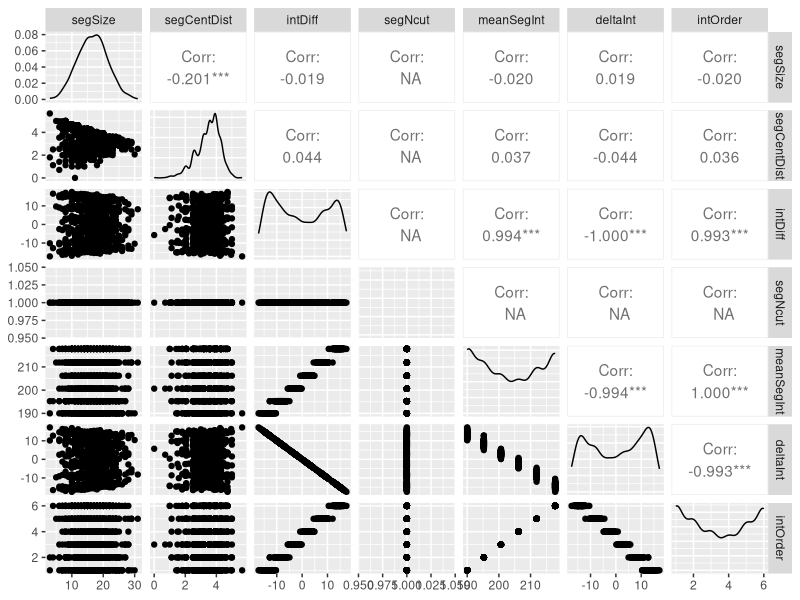
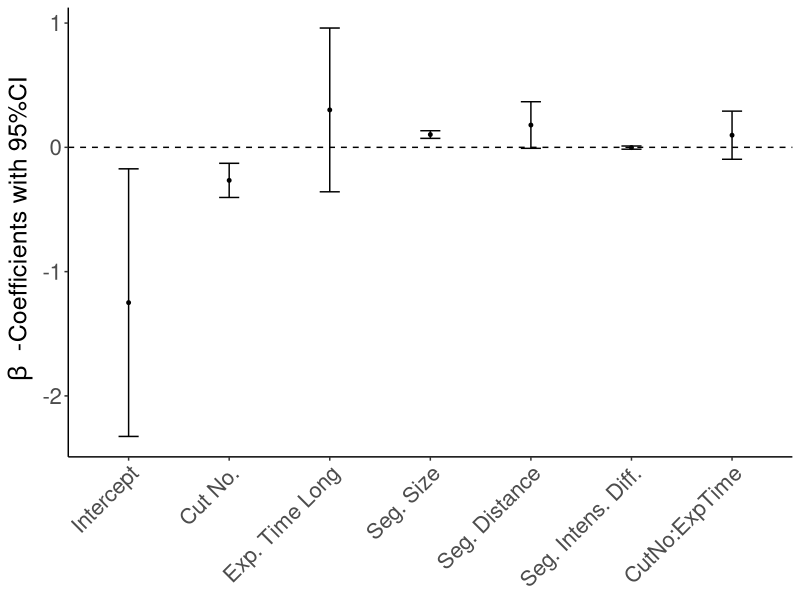
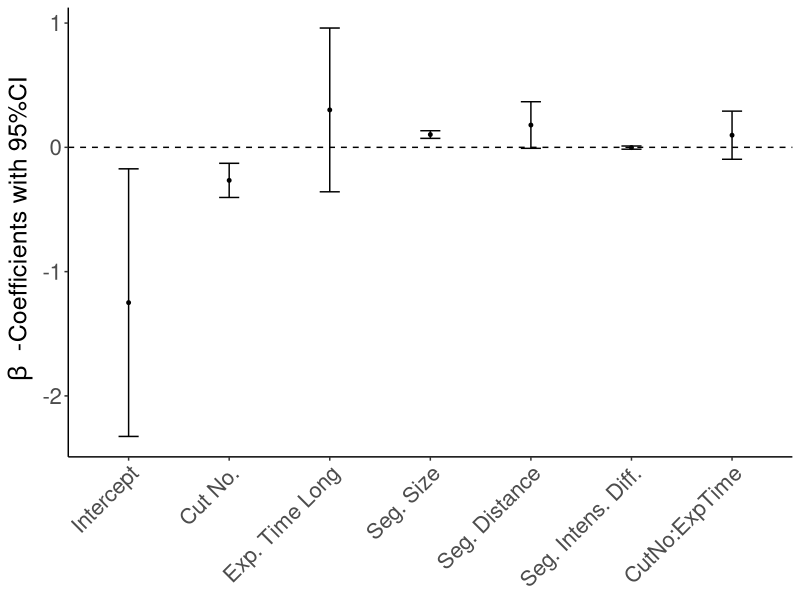

Write R code to recreate these figures, in order. (Note: this script raises an error after producing the figures.)
## ---- chunk 1
#plyr can be used to manipulate data frames
library(plyr)
library(dplyr)
#ggplot is good for plotting
library(ggplot2)
#lmerTest loads mixed effects regressions and according t/z-tests
library(lmerTest)
library(caret)
library(ROCR)
library(pscl)
library(GGally)
## ---- chunk 2
setwd('/Users/mehmetyoruten/Library/CloudStorage/OneDrive-bwedu/Documents/School/Master/CPI Lab/Thesis/Experiment/behavioral analyses/data/go/')

participantID = 'go'

# Choose your data set
df <- read.csv("go.csv", header = TRUE)
df <- df[,-1]
cont_df <- df[df$control == 1,]
df <- df[df$control == 0,]

# Scale cut no
#df <- df %>% mutate_at(c('cutNo'), ~(scale(.) %>% as.vector))
#cont_df <- cont_df %>% mutate_at(c('cutNo'), ~(scale(.) %>% as.vector))

# Converting into factor variables
df$blockNo<-as.factor(df$blockNo)
#df$cutNo<-as.factor(df$cutNo)
df$expTime<-as.factor(df$expTime)
df$control<-as.factor(df$control)
df$leaf<-as.factor(df$leaf)
df$keyCode<-as.factor(df$keyCode)


head(cont_df, 10)
## ---- chunk 3
m0 <- glm(correct ~ 1, data = df, family = "binomial")
m1 <- glm(correct ~ cutNo, data = df, family = "binomial")
m2 <- glm(correct ~ cutNo + expTime,  data = df, family = "binomial")
m3 <- glm(correct ~ cutNo*expTime , data = df, family = "binomial")
m4 <- glm(correct ~ intOrder*expTime + cutNo , data = df, family = "binomial")

anova(m0,m1,m2,m3,m4, test = "Chisq")
## ---- chunk 4
summary(m3)
## ---- chunk 5
m4 <- glm(correct ~ meanSegInt, data = df, family = "binomial")
sum_msi <- summary(m4)
coeff_oths2 <- data.frame(coefs = (sum_msi$coefficients[2,1]), std = (sum_msi$coefficients[2,2]))
  
m5 <- glm(correct ~ segSize, data = df, family = "binomial")
sum_size <- summary(m5)
coeff_oths2 <- rbind(coeff_oths2, sum_size$coefficients[2,1:2])

m6 <- glm(correct ~ segCentDist , data = df, family = "binomial")
sum_dist <- summary(m6)
coeff_oths2 <- rbind(coeff_oths2, sum_dist$coefficients[2,1:2])

m7 <- glm(correct ~ deltaInt , data = df, family = "binomial")
sum_deltaInt <- summary(m7)
coeff_oths2 <- rbind(coeff_oths2, sum_deltaInt$coefficients[2,1:2])


rownames(coeff_oths2) <- c('Avrg Seg. Intensity','Seg. Size','Seg. Distance','Seg. Intens. Diff.')
coeff_oths2$lb <- coeff_oths2$coefs - (coeff_oths2$std*1.96)
coeff_oths2$ub <- coeff_oths2$coefs + (coeff_oths2$std*1.96)


m8 <- glm(correct ~ cutNo*expTime + segSize + segCentDist + intDiff, data = df, family = "binomial")
sum_all_oths <- summary(m8)
coeff_oths <- data.frame(coefs = (sum_all_oths$coefficients[,1]), std = (sum_all_oths$coefficients[,2]))
coeff_oths$lb <- coeff_oths$coefs - (coeff_oths$std*1.96)
coeff_oths$ub <- coeff_oths$coefs + (coeff_oths$std*1.96)

anova(m4,m5,m6,m7,m8, test="Chisq")



## ---- chunk 6
summary(m8)
## ---- chunk 7
df %>%
  dplyr::select(segSize, segCentDist, intDiff, segNcut, meanSegInt, deltaInt, intOrder) %>%
  ggpairs()
## ---- chunk 8
rownames(coeff_oths) <- c('Intercept','Cut No.', 'Exp. Time Long', 'Seg. Size','Seg. Distance','Seg. Intens. Diff.','CutNo:ExpTime')
level_order <- c('Intercept','Cut No.', 'Exp. Time Long', 'CutNo:ExpTime', 'Seg. Size','Seg. Distance','Seg. Intens. Diff.')
level_order <- rownames(coeff_oths) 

mainEffect <- c('Intercept','Cut No.', 'Exp. Time Long', 'CutNo:ExpTime')
otherEffect <-c('Seg. Size','Seg. Distance','Seg. Intens. Diff.')
  
ggplot(coeff_oths, aes(x=factor(row.names(coeff_oths), levels = level_order),coefs)) + 
      geom_errorbar(aes(ymin=lb,ymax=ub),width=0.2) +
      geom_point(size=1) + 
      theme_bw() +
      ylab(""~beta~" -Coefficients with 95%CI") +
      xlab("Predictors") + 
      theme_classic() + 
      theme(axis.title.y = element_text(size = 18), axis.text=element_text(size = 16), axis.title.x=element_blank(), axis.text.x = element_text(angle = 45, hjust = 1)) +
      geom_hline(yintercept = 0, linetype = "dashed")

filename = paste('figs/', participantID, '_test_all_coefficients.png', sep = "")
ggsave(filename = filename, width = 10, height = 5, device='png', dpi=300)

## ---- chunk 9
cm4 <- glm(correct ~ meanSegInt, data = cont_df, family = "binomial")
sum_msi <- summary(cm4)
coeff_oths_my <- data.frame(coefs = (sum_msi$coefficients[2,1]), std = (sum_msi$coefficients[2,2]))
  
cm5 <- glm(correct ~ segSize, data = cont_df, family = "binomial")
sum_size <- summary(cm5)
coeff_oths_my <- rbind(coeff_oths_my, sum_size$coefficients[2,1:2])

cm6 <- glm(correct ~ segCentDist , data = cont_df, family = "binomial")
sum_dist <- summary(cm6)
coeff_oths_my <- rbind(coeff_oths_my, sum_dist$coefficients[2,1:2])

cm7 <- glm(correct ~ deltaInt , data = cont_df, family = "binomial")
sum_deltaInt <- summary(cm7)
coeff_oths_my <- rbind(coeff_oths_my, sum_deltaInt$coefficients[2,1:2])


rownames(coeff_oths_my) <- c('Avrg Seg. Intensity','Seg. Size','Seg. Distance','Seg. Intens. Diff.')
coeff_oths_my$lb <- coeff_oths_my$coefs - (coeff_oths_my$std*1.96)
coeff_oths_my$ub <- coeff_oths_my$coefs + (coeff_oths_my$std*1.96)


cm8 <- glm(correct ~ cutNo*expTime + segSize + segCentDist + intDiff , data = cont_df, family = "binomial")
sum_all_oths <- summary(cm8)
coeff_oths_sw_all <- data.frame(coefs = (sum_all_oths$coefficients[,1]), std = (sum_all_oths$coefficients[,2]))
coeff_oths_sw_all$lb <- coeff_oths_sw_all$coefs - (coeff_oths_sw_all$std*1.96)
coeff_oths_sw_all$ub <- coeff_oths_sw_all$coefs + (coeff_oths_sw_all$std*1.96)

anova(cm4,cm5,cm6,cm7,cm8, test="Chisq")
## ---- chunk 10
summary(cm8)
## ---- chunk 11
#coeff_oths_sw_all <- coeff_oths_my_all[2:5,]

#rownames(coeff_oths_sw_all) <- c('Intercept','Cut No.', 'Exp. Time Long','Avrg Seg. Intensity', 'Seg. Size','Seg. Distance','Seg. Intens. Diff.' )
rownames(coeff_oths_sw_all) <- c('Intercept','Cut No.', 'Exp. Time Long', 'Seg. Size','Seg. Distance','Seg. Intens. Diff.','CutNo:ExpTime')
level_order <- c('Intercept','Cut No.', 'Exp. Time Long', 'CutNo:ExpTime', 'Seg. Size','Seg. Distance','Seg. Intens. Diff.')
level_order <- rownames(coeff_oths) 

ggplot(coeff_oths_sw_all, aes(x=factor(row.names(coeff_oths_sw_all), levels = level_order),coefs)) + 
      geom_errorbar(aes(ymin=lb,ymax=ub),width=0.2) +
      geom_point(size=1) + 
      theme_bw() +
      ylab(""~beta~" -Coefficients with 95%CI") +
      xlab("Predictors") + 
      theme_classic() + 
      theme(axis.title.y = element_text(size = 18), axis.text=element_text(size = 16), axis.title.x=element_blank(), axis.text.x = element_text(angle = 45, hjust = 1)) +
      geom_hline(yintercept = 0, linetype = "dashed")
  
filename = paste('figs/', participantID, '_control_all_coefficients.png', sep = "")
ggsave(filename = filename, width = 10, height = 5, device='png', dpi=300)
## ---- chunk 12
m0 <- glm(correct ~ 1, data = cont_df, family = "binomial")
m1 <- glm(correct ~ cutNo, data = cont_df, family = "binomial")
m2 <- glm(correct ~ cutNo + expTime,  data = cont_df, family = "binomial")
m3 <- glm(correct ~ cutNo*expTime , data = cont_df, family = "binomial")
m4 <- glm(correct ~ intOrder*expTime + cutNo , data = cont_df, family = "binomial")
m5 <- glm(correct ~ cutNo*expTime + cutNo + avgCrossCorr, data = cont_df, family = "binomial")


anova(m1,m2,m3,m4,m5, test="Chisq")
## ---- chunk 13
summary(m4)
print(pscl::pR2(m4)["McFadden"])
print(caret::varImp(m4))
## ---- chunk 14
#use 70% of dataset as training set and 30% as test set
sample <- sample(c(TRUE, FALSE), nrow(cont_df), replace=TRUE, prob=c(0.7,0.3))
train  <- cont_df[sample, ]
test   <- cont_df[!sample, ]

trained_model <- glm(correct ~ cutNo*expTime + intOrder + avgCrossCorr, data = train, family = "binomial")
# get probabilities of getting correct answers
pHat <- predict(trained_model, test ,type = 'response', interval = 'confidence')


jitter = position_jitter(width = 0, height = 0.085)

ggplot(test) +
  geom_point(aes(x=cutNo, y = pHat)) + 
  geom_point(aes(x=cutNo, y = correct, color=factor(correct)), position = jitter)
## ---- chunk 15
test_correct <- as.factor(test$correct)
cutOffAll <- seq(0.5, 0.95, by=0.01)
sensArray <- c(0)
specArray <- c(0)

for (i in 1:length(cutOffAll))
  {
  cutOff <- cutOffAll[i]
  predicted <- ifelse(pHat > cutOff, 1, 0)
  predicted <- as.factor(predicted)
  sens = sensitivity(test_correct, predicted)
  spec = specificity(test_correct, predicted)
  sensArray[i] = sens
  specArray[i] = spec
}

optCOid = which.min(specArray - sensArray)
optCutOff = cutOffAll[optCOid]
sens_spec <- data.frame(cutOffAll,sensArray, specArray)


ggplot(data = sens_spec) + 
  geom_line(aes(x=cutOffAll, y = sensArray)) + 
  geom_line(aes(x=cutOffAll, y = specArray), color = 'red') +
  scale_y_continuous(sec.axis = sec_axis(~., name = "Specificity")) +
  theme_bw() +
  ylab("Sensitivity") +
  xlab("Cut Off") + 
  theme_classic() +
  theme(axis.title.y.right = element_text(colour = "red"), legend.position="none") +
  geom_vline(xintercept = optCutOff, linetype = "dashed")
## ---- chunk 16
predicted <- ifelse(pHat > optCutOff, 1, 0)
predicted <- as.factor(predicted)
confMat <- confusionMatrix(predicted,test_correct)
accuracy <- (confMat$table[1]+confMat$table[4]) / sum(confMat$table)
print(confMat)
## ---- chunk 17
#use 70% of dataset as training set and 30% as test set
sample <- sample(c(TRUE, FALSE), nrow(df), replace=TRUE, prob=c(0.7,0.3))
train  <- df[sample, ]
test   <- df[!sample, ]

trained_model <- glm(correct ~ cutNo*expTime, data = train, family = "binomial")
# get probabilities of getting correct answers
pHat <- predict(trained_model, test ,type = 'response', interval = 'confidence')

jitter = position_jitter(width = 0, height = 0.085)

ggplot(test) +
  geom_point(aes(x=cutNo, y = pHat)) + 
  geom_point(aes(x=cutNo, y = correct, color=factor(correct)), position = jitter)
## ---- chunk 18
test_correct <- as.factor(test$correct)
cutOffAll <- seq(0.5, 0.95, by=0.01)
sensArray <- c(0)
specArray <- c(0)

for (i in 1:length(cutOffAll))
  {
  cutOff <- cutOffAll[i]
  predicted <- ifelse(pHat > cutOff, 1, 0)
  predicted <- as.factor(predicted)
  sens = sensitivity(test_correct, predicted)
  spec = specificity(test_correct, predicted)
  sensArray[i] = sens
  specArray[i] = spec
}

optCOid = which.min(specArray - sensArray)
optCutOff = cutOffAll[optCOid]
sens_spec <- data.frame(cutOffAll,sensArray, specArray)


ggplot(data = sens_spec) + 
  geom_line(aes(x=cutOffAll, y = sensArray)) + 
  geom_line(aes(x=cutOffAll, y = specArray), color = 'red') +
  scale_y_continuous(sec.axis = sec_axis(~., name = "Specificity")) +
  theme_bw() +
  ylab("Sensitivity") +
  xlab("Cut Off") + 
  theme_classic() +
  theme(axis.title.y.right = element_text(colour = "red"), legend.position="none") +
  geom_vline(xintercept = optCutOff, linetype = "dashed")
## ---- chunk 19
predicted <- ifelse(pHat > optCutOff, 1, 0)
predicted <- as.factor(predicted)
confMat <- confusionMatrix(predicted,test_correct)
accuracy <- (confMat$table[1]+confMat$table[4]) / sum(confMat$table)
print(confMat)
## ---- chunk 20
